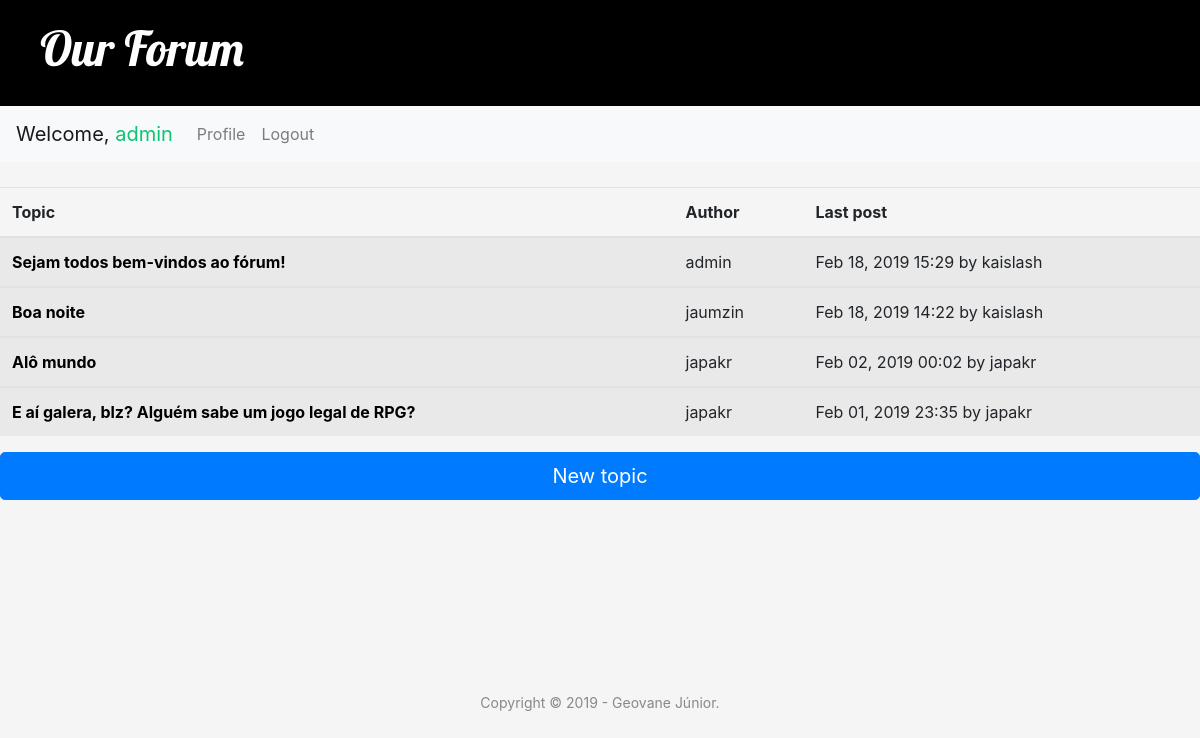
The app's page / (signed in) with its own data.
### forum/models.py (models this page shows)
class Topic(models.Model):
    title = models.CharField(max_length=80)
    text = models.TextField()
    date_added = models.DateTimeField(auto_now_add=True)
    edit_date = models.DateTimeField(blank=True, null=True)
    author = models.ForeignKey(User, on_delete=models.CASCADE)
    last_update = models.DateTimeField(auto_now_add=True)
    last_poster = models.ForeignKey(User, on_delete=models.CASCADE, related_name='last_poster')
    def __str__(self):
        return self.title

### forum/views.py (the view)
# urls.py: path('', views.index, name='index'),
def index(request):
    topics = Topic.objects.order_by('-last_update')
    return render(request, 'forum/index.html', {'topics': topics})

### forum/templates/forum/index.html
{% extends 'forum/base.html' %}
{% block content %}
  <table class="table table-striped">
    <thead>
      <tr>
        <th>Topic</th>
        <th>Author</th>
        <th>Last post</th>
      </tr>
    </thead>
    {% for topic in topics %}
    <tbody>
      <tr>
        <td><a href="{% url 'topic' topic_id=topic.id %}"><strong>{{ topic }}</strong></a></td>
        <td>{{ topic.author }}</td>
        <td>{{ topic.last_update|date:'M d, Y H:i' }} by {{ topic.last_poster }}</td>
      </tr>
    </tbody>
    {% endfor %}
  </table>
  {% if user.is_authenticated %}
    <a id='new-topic' class="btn btn-primary btn-lg btn-block" href="{% url 'new_topic' %}">New topic</a>
  {% endif %}
{% endblock content %}

### forum/templates/forum/base.html (shortened to what this page needs)
{% load static %}
{% load widget_tweaks %}
<!DOCTYPE html>
<html lang="en" dir="ltr">
  <head>
    <link rel="stylesheet" href="https://maxcdn.bootstrapcdn.com/bootstrap/4.0.0/css/bootstrap.min.css">
    <link rel="stylesheet" href="{% static 'css/style.css' %}">
  </head>
  <body>
    <header class="page-header">
      <h1><a href="{% url 'index' %}">Our Forum</a></h1>
    </header>
    <nav class="navbar navbar-expand-lg navbar-light bg-light">
      {% if user.is_authenticated %}
        <div class="navbar-brand" href="{% url 'index' %}"><span id="site-name">Welcome, <span class="username">{{ user.username }}</span></span></div>
      {% else %}
        <div class="navbar-brand" href="{% url 'index' %}"><span id="site-name"></span></div>
      {% endif %}
      <div class="collapse navbar-collapse" id="navbarNavAltMarkup">
        <div class="navbar-nav">
          {% if user.is_authenticated %}
            <a class="nav-item nav-link" href="{% url 'profile' request.user.id %}">Profile</a>
            <a class="nav-item nav-link" href="{% url 'logout' %}">Logout</a>
          {% else %}
            <a class="nav-item nav-link" href="{% url 'login' %}">Login</a>
            <a class="nav-item nav-link" href="{% url 'signup' %}">Sign Up</a>
          {% endif %}
        </div>
      </div>
    </nav>
    <div class="corpo">
      {% block content %}
      {% endblock content %}
    </div>
    <div id="footer">
      <div class="container text-center">
        <p>Copyright &copy; 2019 - Geovane Júnior.</a></p>
      </div>
    </div>
  </body>
</html>

### forum/static/css/style.css (style rules this page uses)
body { background-color: #f5f5f5; }
.page-header h1, .page-header h1 a, .page-header h1 a:visited, .page-header h2 a:active { color: #ffffff; font-size: 36pt; text-decoration: none; }
td a, td a:visited, td a:active { color: #000; text-decoration: none; }
.page-header { background-color: black; margin: 0; padding: 20px 20px 20px 40px; }
h1 a { color: #FCA205; font-family: 'Lobster'; }
.username { color: #0cc471; }
#footer { padding: 30px 0; }
#footer p { color: #888; font-size: 14px; }
.corpo { min-height: 500px; padding-top: 25px; }

### records on screen
Topic: title "Sejam todos bem-vindos ao fórum!", author "admin", last_update "Feb 18, 2019 15:29", last_poster "kaislash"
Topic: title "Boa noite", author "jaumzin", last_update "Feb 18, 2019 14:22", last_poster "kaislash"
Topic: title "Alô mundo", author "japakr", last_update "Feb 02, 2019 00:02", last_poster "japakr"
Topic: title "E aí galera, blz? Alguém sabe um jogo legal de RPG?", author "japakr", last_update "Feb 01, 2019 23:35", last_poster "japakr"

### other values on screen
{{ user.username }} "admin"
